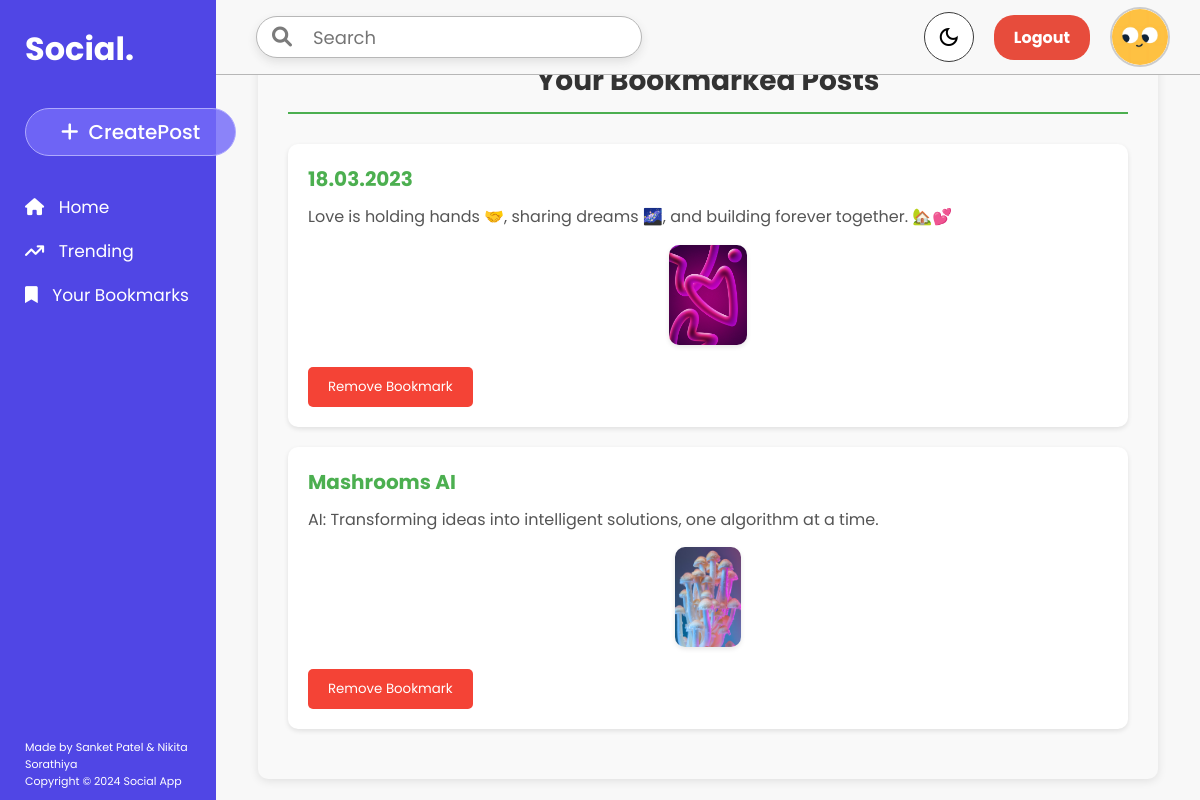
The page /view_bookmarks/ (signed in) on the database as committed earlier.
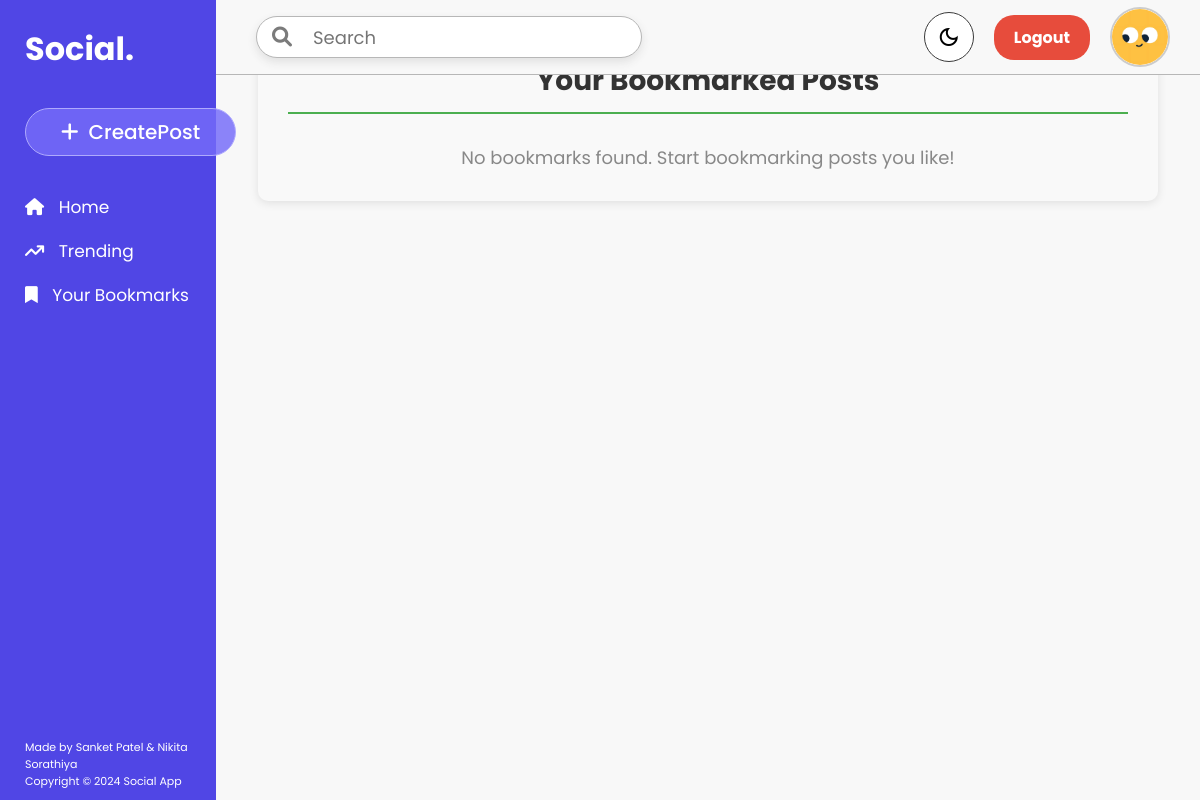
The same page on the database as committed later.
### main/models.py (models this page shows, shortened)
class Bookmark(models.Model):
    user = models.ForeignKey(User, on_delete=models.CASCADE)
    post = models.ForeignKey(Post, on_delete=models.CASCADE)
    created_at = models.DateTimeField(default=timezone.now)
    class Meta:
        unique_together = ('user', 'post')

class Post(models.Model):
    title = models.CharField(max_length=255)
    description = models.TextField()
    media = models.FileField(upload_to="post_media/",null=True,blank=True)
    author = models.ForeignKey(User,on_delete=models.CASCADE,related_name="authored_posts")
    upvotes = models.PositiveIntegerField(default=0)
    downvotes = models.PositiveIntegerField(default=0)
    created_at = models.DateTimeField(default=timezone.now)
    sensitive_content = models.BooleanField(default=False)

### main/views.py (the view)
# urls.py: path('view_bookmarks/', views.view_bookmarks, name='view_bookmarks'),
def view_bookmarks(request):
    if not request.session.get('username'):
        return redirect('login')
    user = User.objects.get(username=request.session['username'])
    bookmarks = Bookmark.objects.filter(user=user)
    username = request.session['username']
    bookmarks = bookmarks.order_by('-created_at')
    return render(request, 'bookmarks.html', {'bookmarks': bookmarks, 'username': username})

### main/templates/bookmarks.html (shortened to what this page needs)
{% extends "base.html" %}
{% block content %}
<div style="
    background-color: #f9f9f9;
    padding: 30px;
    border-radius: 10px;
    box-shadow: 0 2px 10px rgba(0, 0, 0, 0.1);
    max-width: 900px;
    margin: 30px auto;
">
    <h2 style="
        font-size: 28px;
        font-weight: bold;
        color: #333;
        text-align: center;
        margin-bottom: 30px;
        border-bottom: 2px solid #4CAF50;
        padding-bottom: 10px;
    ">
        Your Bookmarked Posts
    </h2>
    {% for bookmark in bookmarks %}
        <div id="bookmark-{{ bookmark.id }}" style="
            background-color: white;
            padding: 20px;
            border-radius: 10px;
            margin-bottom: 20px;
            box-shadow: 0 2px 5px rgba(0, 0, 0, 0.1);
        ">
            <a href="{% url 'post_detail' bookmark.post.id %}" style="text-decoration: none; color: inherit;">
                <h3 style="
                    font-size: 20px;
                    color: #4CAF50;
                    margin-bottom: 10px;
                ">
                    {{ bookmark.post.title }}
                </h3>
            </a>
            <p style="
                font-size: 16px;
                color: #555;
                line-height: 1.6;
                margin-bottom: 15px;
            ">
                {{ bookmark.post.description }}
            </p>
            {% if bookmark.post.media %}
                <div style="
                    text-align: center;
                    margin-top: 10px;
                ">
                    <img src="{{ bookmark.post.media.url }}" alt="Post Media" style="
                        max-width: 100px;
                        height: 100px;
                        border-radius: 10px;
                        box-shadow: 0 2px 5px rgba(0, 0, 0, 0.1);
                    ">
                </div>
            {% endif %}
            <button class="remove-bookmark-btn" data-bookmark-id="{{ bookmark.id }}" style="
                margin-top: 15px;
                padding: 10px 20px;
                background-color: #f44336;
                color: white;
                border: none;
                border-radius: 5px;
                cursor: pointer;
                transition: background-color 0.3s;
            " onmouseover="this.style.backgroundColor='#d32f2f';" onmouseout="this.style.backgroundColor='#f44336';">
                Remove Bookmark
            </button>
        </div>
    {% empty %}
        <p style="
            text-align: center;
            font-size: 18px;
            color: #888;
            margin-top: 20px;
        ">
            No bookmarks found. Start bookmarking posts you like!
        </p>
    {% endfor %}
</div>
{% endblock %}

Rows that differ between the two databases and show on the page:
removed Bookmark: post "18.03.2023", post.description "Love is holding hands 🤝, sharing dreams 🌌, and building forever together. 🏡💕", post.media (picture)
removed Bookmark: post "Mashrooms AI", post.description "AI: Transforming ideas into intelligent solutions, one algorithm at a time.", post.media (picture)
Other text that changed with them:
text now shown: "No bookmarks found. Start bookmarking posts you like!"
